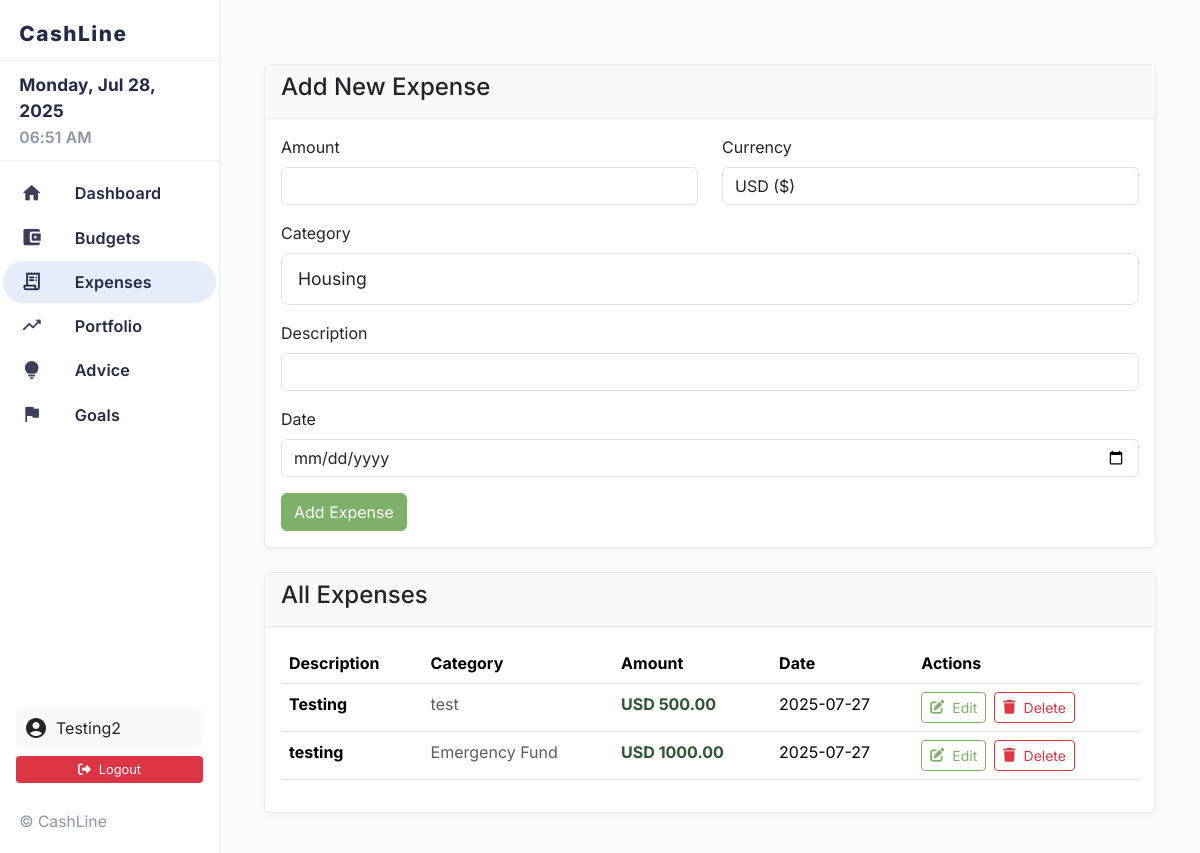
Page /expenses (signed in) on the committed database.
### models.py (models this page shows, shortened)
class User(UserMixin, db.Model):
    id = db.Column(db.Integer, primary_key=True)
    username = db.Column(db.String(80), unique=True, nullable=False)
    email = db.Column(db.String(120), unique=True, nullable=False)
    password_hash = db.Column(db.String(255), nullable=False)
    created_at = db.Column(db.DateTime, default=datetime.utcnow)
    budgets = db.relationship('Budget', backref='user', lazy=True, cascade='all, delete-orphan')
    expenses = db.relationship('Expense', backref='user', lazy=True, cascade='all, delete-orphan')
    investments = db.relationship('Investment', backref='user', lazy=True, cascade='all, delete-orphan')
    goals = db.relationship('Goal', backref='user', lazy=True, cascade='all, delete-orphan')
    profile = db.relationship('UserProfile', backref='user', uselist=False, cascade='all, delete-orphan')
    retirement_plans = db.relationship('RetirementPlan', backref='user', lazy=True, cascade='all, delete-orphan')

class Expense(db.Model):
    id = db.Column(db.Integer, primary_key=True)
    user_id = db.Column(db.Integer, db.ForeignKey('user.id'), nullable=False)
    amount = db.Column(db.Float, nullable=False)
    category = db.Column(db.String(100), nullable=False)
    description = db.Column(db.String(200), nullable=False)
    date = db.Column(db.Date, nullable=False)
    currency = db.Column(db.String(3), default='USD')
    converted_amount_usd = db.Column(db.Float, nullable=False)
    created_at = db.Column(db.DateTime, default=datetime.utcnow)

### app.py (the view, shortened to what this page needs)
    @app.route('/expenses', methods=['GET', 'POST'])
    @login_required
    def expenses():
        form = ExpenseForm()
        budgets = Budget.query.filter_by(user_id=current_user.id).all()
        categories = [budget.category for budget in budgets]
        form.category.choices = [(cat, cat) for cat in categories]
        expenses = Expense.query.filter_by(user_id=current_user.id).order_by(Expense.date.desc()).all()
        return render_template('expenses.html', form=form, expenses=expenses)

### forms.py
class ExpenseForm(FlaskForm):
    amount = FloatField('Amount', validators=[DataRequired()])
    category = SelectField('Category', validators=[DataRequired()])
    description = StringField('Description', validators=[DataRequired()])
    date = DateField('Date', validators=[DataRequired()])
    currency = SelectField('Currency', choices=[
        ('USD', 'USD ($)'), ('EUR', 'EUR (€)'), ('GBP', 'GBP (£)'),
        ('INR', 'INR (₹)'), ('CAD', 'CAD (C$)'), ('AUD', 'AUD (A$)')
    ], validators=[DataRequired()])
    submit = SubmitField('Add Expense')

### app.py (called while the page is built)
def create_app(config_name='default'):
    app = Flask(__name__)
    app.config.from_object(config[config_name])
    db.init_app(app)
    login_manager = LoginManager()
    login_manager.init_app(app)
    login_manager.login_view = 'login'
    login_manager.login_message = 'Please log in to access this page.'
    @login_manager.user_loader
    def load_user(user_id):
        return db.session.get(User, int(user_id))
    register_routes(app)
    return app

### templates/expenses.html (shortened to what this page needs)
{% extends "base.html" %}
{% block content %}
<div class="container mt-4">
    <div class="row mb-4">
        <div class="col-12">
            <div class="card">
                <div class="card-header">
                    <h4>Add New Expense</h4>
                </div>
                <div class="card-body">
                    <form method="POST">
                        <div class="row">
                            <div class="col-md-6">
                                <div class="mb-3">
                                    {{ form.amount.label(class="form-label") }}
                                    {{ form.amount(class="form-control") }}
                                </div>
                            </div>
                            <div class="col-md-6">
                                <div class="mb-3">
                                    {{ form.currency.label(class="form-label") }}
                                    {{ form.currency(class="form-control") }}
                                </div>
                            </div>
                        </div>
                        <div class="mb-3">
                            {{ form.category.label(class="form-label") }}
                            {{ form.category(class="form-control form-control-lg", style="font-size: 1.1rem; padding: 0.75rem 1rem;") }}
                        </div>
                        <div class="mb-3">
                            {{ form.description.label(class="form-label") }}
                            {{ form.description(class="form-control") }}
                        </div>
                        <div class="mb-3">
                            {{ form.date.label(class="form-label") }}
                            {{ form.date(class="form-control", type="date") }}
                        </div>
                        {{ form.submit(class="btn btn-primary") }}
                    </form>
                </div>
            </div>
        </div>
    </div>
    <div class="row">
        <div class="col-12">
            <div class="card">
                <div class="card-header">
                    <h4>All Expenses</h4>
                </div>
                <div class="card-body">
                    {% if expenses %}
                        <div class="table-responsive">
                            <table class="table table-hover">
                                <thead>
                                    <tr>
                                        <th>Description</th>
                                        <th>Category</th>
                                        <th>Amount</th>
                                        <th>Date</th>
                                        <th>Actions</th>
                                    </tr>
                                </thead>
                                <tbody>
                                    {% for expense in expenses %}
                                        <tr>
                                            <td><strong>{{ expense.description }}</strong></td>
                                                                                    <td><span class="text-muted">{{ expense.category }}</span></td>
                                        <td><span class="text-primary fw-bold">{{ expense.currency }} {{ "%.2f"|format(expense.amount) }}</span></td>
                                            <td>{{ expense.date.strftime('%Y-%m-%d') }}</td>
                                            <td>
                                                <div class="d-flex gap-2">
                                                    <a href="{{ url_for('edit_expense', expense_id=expense.id) }}" class="btn btn-outline-primary btn-sm">
                                                        <i class="fas fa-edit me-1"></i>Edit
                                                    </a>
                                                    <form method="POST" action="{{ url_for('delete_expense', expense_id=expense.id) }}" class="d-inline">
                                                        <button type="submit" class="btn btn-outline-danger btn-sm" onclick="return confirm('Are you sure?')">
                                                            <i class="fas fa-trash me-1"></i>Delete
                                                        </button>
                                                    </form>
                                                </div>
                                            </td>
                                        </tr>
                                    {% endfor %}
                                </tbody>
                            </table>
                        </div>
                    {% else %}
                        <div class="text-center py-5">
                            <i class="fas fa-receipt fa-3x text-muted mb-3"></i>
                            <p class="text-muted">No expenses recorded yet.</p>
                            <p class="text-muted small">Add your first expense to start tracking your spending!</p>
                        </div>
                    {% endif %}
                </div>
            </div>
        </div>
    </div>
</div>
{% endblock %}

### templates/base.html (shortened to what this page needs)
<!DOCTYPE html>
<html lang="en">
<head>
    <link rel="stylesheet" href="https://cdn.jsdelivr.net/npm/bootstrap@5.3.2/dist/css/bootstrap.min.css">
    <link rel="stylesheet" href="https://cdnjs.cloudflare.com/ajax/libs/font-awesome/6.4.2/css/all.min.css">
    <link rel="stylesheet" href="/static/style.css">
</head>
<body style="padding-top:0; margin-top:0;">
<div class="layout-root" style="margin-top:0;">
    <div id="sidebar-wrapper">
        <div class="sidebar-logo">
            <span>CashLine</span>
        </div>
        <div class="sidebar-top">
            <div class="sidebar-date" id="sidebar-date"></div>
            <div class="sidebar-time" id="sidebar-time"></div>
        </div>
        <div class="sidebar-list">
            <a href="{{ url_for('dashboard') }}" class="sidebar-item {% if request.path == url_for('dashboard') %}active{% endif %}">
                <i class="material-icons-round">home</i> <span>Dashboard</span>
            </a>
            <a href="{{ url_for('budget') }}" class="sidebar-item {% if request.path.startswith('/budget') %}active{% endif %}">
                <i class="material-icons-round">account_balance_wallet</i> <span>Budgets</span>
            </a>
            <a href="{{ url_for('expenses') }}" class="sidebar-item {% if request.path.startswith('/expenses') %}active{% endif %}">
                <i class="material-icons-round">receipt_long</i> <span>Expenses</span>
            </a>
            <a href="{{ url_for('portfolio_overview') }}" class="sidebar-item {% if request.path.startswith('/portfolio') %}active{% endif %}">
                <i class="material-icons-round">trending_up</i> <span>Portfolio</span>
            </a>
            <a href="{{ url_for('advice') }}" class="sidebar-item {% if request.path.startswith('/advice') %}active{% endif %}">
                <i class="material-icons-round">lightbulb</i> <span>Advice</span>
            </a>
            <a href="{{ url_for('goals') }}" class="sidebar-item {% if request.path.startswith('/goals') %}active{% endif %}">
                <i class="material-icons-round">flag</i> <span>Goals</span>
            </a>
        </div>
        {% if current_user.is_authenticated %}
        <div class="px-3 my-2">
            <div class="user-info">
                <i class="material-icons-round">account_circle</i>
                <span>{{ current_user.username }}</span>
            </div>
            <a href="{{ url_for('logout') }}" class="logout-btn w-100 d-block text-center">
                <i class="fa-solid fa-sign-out-alt me-2"></i>Logout
            </a>
        </div>
        {% endif %}
        <div class="sidebar-bottom">
            <span>&copy; {{ current_year }} CashLine</span>
        </div>
    </div>
    <main class="main-content">
        {% block content %}{% endblock %}
    </main>
</div>
</body>
</html>

### static/style.css (style rules this page uses)
body { font-family: Arial, sans-serif; margin: 2em; background: #f9f9f9; }
table { background: #fff; border-collapse: collapse; }
th, td { padding: 0.5em 1em; }
th { background: #eee; }
:root { --pastel-primary: #7fb069; --pastel-secondary: #6b9bd4; --pastel-success: #5cb85c; --pastel-warning: #f0ad4e; --pastel-danger: #d9534f; --pastel-info: #5bc0de; --pastel-light: #f8f9fa; --pastel-dark: #6c757d; --pastel-purple: #9b59b6; --pastel-orange: #ff8c42; --pastel-pink: #e91e63; --pastel-teal: #20c997; }
.btn-primary { background-color: var(--pastel-primary) !important; border-color: var(--pastel-primary) !important; color: white !important; }
.btn-outline-primary { color: var(--pastel-primary) !important; border-color: var(--pastel-primary) !important; }
.text-primary { color: #2c5530 !important; }
.card { border-color: #e9ecef; box-shadow: 0 2px 4px rgba(0,0,0,0.05); }
.card-header { background-color: var(--pastel-light); border-bottom-color: #e9ecef; }
.btn i, .btn .material-icons-round, .btn .material-icons { vertical-align: middle; margin-right: 0.25rem; }
.btn { display: inline-flex; align-items: center; gap: 0.25rem; }
i + span, .material-icons-round + span, .material-icons + span, span + i, span + .material-icons-round, span + .material-icons { vertical-align: middle; }
.d-flex i, .d-flex .material-icons-round, .d-flex .material-icons { display: inline-flex; align-items: center; }
.card-header i, .card-header .material-icons-round, .card-header .material-icons, .card-body i, .card-body .material-icons-round, .card-body .material-icons { vertical-align: middle; margin-right: 0.25rem; }
.sidebar-item { display: flex; align-items: center; gap: 0.85rem; }
.sidebar-item i.material-icons-round, .sidebar-item i.material-icons-outlined { display: inline-flex; align-items: center; margin-right: 0; }
.sidebar-item span { display: inline-flex; align-items: center; }
.user-info { display: flex; align-items: center; gap: 0.5rem; }
.user-info i { display: inline-flex; align-items: center; }
.material-icons-round, .material-icons-outlined, .material-icons { display: inline-flex; align-items: center; vertical-align: middle; }

### templates/base.html (style rules this page uses)
html, body { height: 100vh; margin: 0; padding: 0; background: #fafbfc; font-family: 'Inter', sans-serif; }
.layout-root { display: flex; height: 100vh; width: 100vw; overflow: hidden; }
#sidebar-wrapper { width: 220px; min-width: 220px; background: #fff; border-right: 1.5px solid #e6edfa; display: flex; flex-direction: column; box-shadow: 0 2px 16px rgba(44,44,84,0.04); }
.sidebar-logo { display: flex; align-items: center; justify-content: flex-start; padding: 1.1rem 1.2rem 0.7rem 1.2rem; font-size: 1.3em; font-weight: 800; color: #232946; letter-spacing: 1.5px; border-bottom: 1px solid #f0f2f7; }
.sidebar-top { padding: 0.7rem 1.2rem 0.7rem 1.2rem; border-bottom: 1px solid #f0f2f7; text-align: left; }
.sidebar-date { font-size: 1.08em; font-weight: 700; color: #232946; margin-bottom: 0.1em; letter-spacing: 0.01em; }
.sidebar-time { font-size: 0.98em; color: #8a94a6; font-weight: 600; letter-spacing: 0.01em; }
.sidebar-list { flex: 1 1 auto; display: flex; flex-direction: column; padding: 0 0.2rem; margin-top: 0.7rem; }
.sidebar-item { display: flex; align-items: center; padding: 0.55rem 1.1rem; margin-bottom: 0.15rem; border-radius: 1.5rem; font-size: 1.01rem; color: #232946; text-decoration: none; transition: background 0.16s, color 0.16s; font-weight: 600; letter-spacing: 0.01em; }
.sidebar-item i.material-icons-round, .sidebar-item i.material-icons-outlined { font-size: 1.35em; margin-right: 0.85em; color: #3b3f5c; transition: color 0.16s; }
.sidebar-item.active, .sidebar-item:hover { background: #e6edfa; color: #232946; }
.sidebar-item.active i, .sidebar-item:hover i { color: #232946; }
.sidebar-bottom { margin: 1.2rem 1.2rem 1.2rem 1.2rem; font-size: 0.98em; color: #8a94a6; display: flex; flex-direction: column; gap: 0.5rem; }
.user-info { display: flex; align-items: center; gap: 0.5rem; padding: 0.5rem; background: #f8f9fa; border-radius: 0.5rem; margin-bottom: 0.5rem; }
.logout-btn { background: #dc3545; color: white; border: none; padding: 0.25rem 0.5rem; border-radius: 0.25rem; font-size: 0.8rem; text-decoration: none; }
.main-content { flex: 1 1 0%; min-width: 0; height: 100vh; padding: 2.5rem 2rem; overflow-y: auto; background: #fafbfc; }

### rows in the picture
User: username "Testing2"
Expense: description "Testing", category "test", currency "USD", amount "500.00", date "2025-07-27"
Expense: description "testing", category "Emergency Fund", currency "USD", amount "1000.00", date "2025-07-27"
